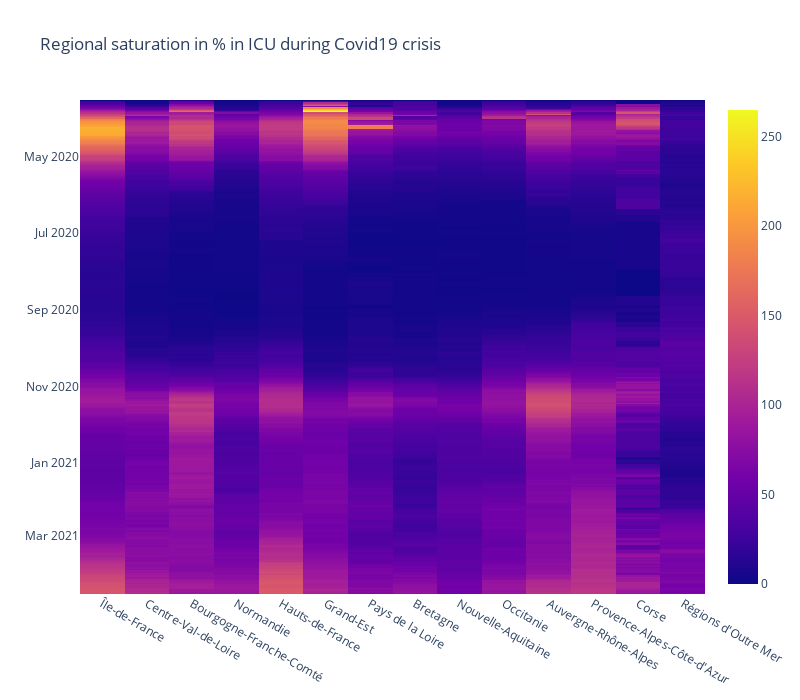

Write notebook code for a chart like this one.
### Code cell
heat_map_icu_reg()

### Figure 1 — Plotly figure (JSON) as saved in the notebook; plotly's stock layout.template omitted (floating-point values rounded to 4 significant figures; data arrays with more than 128 entries replaced by an {"elided": "..."} marker saying what was removed)
{"data": [{"coloraxis": "coloraxis", "hovertemplate": "x: %{x}<br>y: %{y}<br>color: %{z}<extra></extra>", "name": "0", "type": "heatmap", "x": ["Île-de-France", "Centre-Val-de-Loire", "Bourgogne-Franche-Comté", "Normandie", "Hauts-de-France", "Grand-Est", "Pays de la Loire", "Bretagne", "Nouvelle-Aquitaine", "Occitanie", "Auvergne-Rhône-Alpes", "Provence-Alpes-Côte-d'Azur", "Corse", "Régions d'Outre Mer"], "xaxis": "x", "y": {"elided": "396 str values"}, "yaxis": "y", "z": {"elided": "396x14 float values"}}], "layout": {"coloraxis": {"colorscale": [[0, "#0d0887"], [0.1111, "#46039f"], [0.2222, "#7201a8"], [0.3333, "#9c179e"], [0.4444, "#bd3786"], [0.5556, "#d8576b"], [0.6667, "#ed7953"], [0.7778, "#fb9f3a"], [0.8889, "#fdca26"], [1, "#f0f921"]]}, "height": 700, "title": {"text": "Regional saturation in % in ICU during Covid19 crisis"}, "width": 800, "xaxis": {"anchor": "y", "constrain": "domain", "domain": [0, 1], "scaleanchor": "y"}, "yaxis": {"anchor": "x", "autorange": "reversed", "constrain": "domain", "domain": [0, 1]}}}
